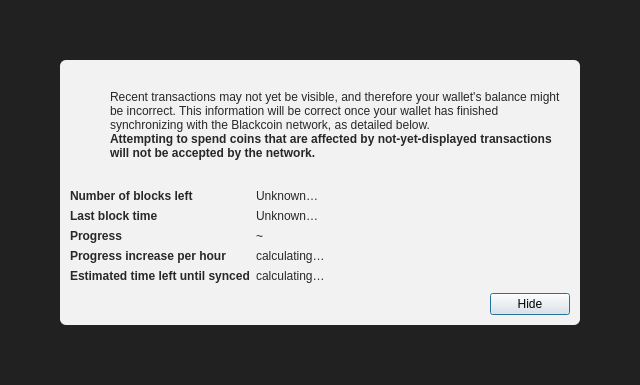
<?xml version="1.0" encoding="UTF-8"?>
<ui version="4.0">
 <class>ModalOverlay</class>
 <widget class="QWidget" name="ModalOverlay">
  <property name="geometry">
   <rect>
    <x>0</x>
    <y>0</y>
    <width>640</width>
    <height>385</height>
   </rect>
  </property>
  <property name="windowTitle">
   <string>Form</string>
  </property>
  <layout class="QVBoxLayout" name="verticalLayout" stretch="0">
   <property name="sizeConstraint">
    <enum>QLayout::SetDefaultConstraint</enum>
   </property>
   <property name="leftMargin">
    <number>0</number>
   </property>
   <property name="topMargin">
    <number>0</number>
   </property>
   <property name="rightMargin">
    <number>0</number>
   </property>
   <property name="bottomMargin">
    <number>0</number>
   </property>
   <item>
    <widget class="QWidget" name="bgWidget" native="true">
     <property name="styleSheet">
      <string notr="true">#bgWidget { background: rgba(0,0,0,220); }</string>
     </property>
     <layout class="QVBoxLayout" name="verticalLayoutMain" stretch="1">
      <property name="leftMargin">
       <number>60</number>
      </property>
      <property name="topMargin">
       <number>60</number>
      </property>
      <property name="rightMargin">
       <number>60</number>
      </property>
      <property name="bottomMargin">
       <number>60</number>
      </property>
      <item>
       <widget class="QWidget" name="contentWidget" native="true">
        <property name="styleSheet">
         <string notr="true">#contentWidget { background: rgba(255,255,255,240); border-radius: 6px; }

QLabel { color: rgb(40,40,40);  }</string>
        </property>
        <layout class="QVBoxLayout" name="verticalLayoutSub" stretch="1,0,0,0">
         <property name="spacing">
          <number>0</number>
         </property>
         <property name="leftMargin">
          <number>10</number>
         </property>
         <property name="topMargin">
          <number>10</number>
         </property>
         <property name="rightMargin">
          <number>10</number>
         </property>
         <property name="bottomMargin">
          <number>10</number>
         </property>
         <item>
          <layout class="QHBoxLayout" name="horizontalLayoutIconText" stretch="0,1">
           <property name="topMargin">
            <number>20</number>
           </property>
           <item>
            <layout class="QVBoxLayout" name="verticalLayoutIcon">
             <property name="leftMargin">
              <number>0</number>
             </property>
             <item>
              <widget class="QPushButton" name="warningIcon">
               <property name="enabled">
                <bool>false</bool>
               </property>
               <property name="text">
                <string/>
               </property>
               <property name="icon">
                <iconset>
                 <normaloff>:/icons/warning</normaloff>
                 <disabledoff>:/icons/warning</disabledoff>:/icons/warning</iconset>
               </property>
               <property name="iconSize">
                <size>
                 <width>48</width>
                 <height>48</height>
                </size>
               </property>
               <property name="flat">
                <bool>true</bool>
               </property>
              </widget>
             </item>
             <item>
              <spacer name="verticalSpacerWarningIcon">
               <property name="orientation">
                <enum>Qt::Vertical</enum>
               </property>
               <property name="sizeHint" stdset="0">
                <size>
                 <width>20</width>
                 <height>40</height>
                </size>
               </property>
              </spacer>
             </item>
            </layout>
           </item>
           <item>
            <layout class="QVBoxLayout" name="verticalLayoutInfoText">
             <property name="leftMargin">
              <number>0</number>
             </property>
             <property name="topMargin">
              <number>0</number>
             </property>
             <item>
              <widget class="QLabel" name="infoText">
               <property name="text">
                <string>Recent transactions may not yet be visible, and therefore your wallet's balance might be incorrect. This information will be correct once your wallet has finished synchronizing with the Blackcoin network, as detailed below.</string>
               </property>
               <property name="textFormat">
                <enum>Qt::RichText</enum>
               </property>
               <property name="wordWrap">
                <bool>true</bool>
               </property>
              </widget>
             </item>
             <item>
              <widget class="QLabel" name="infoTextStrong">
               <property name="font">
                <font>
                 <weight>75</weight>
                 <bold>true</bold>
                </font>
               </property>
               <property name="text">
                <string>Attempting to spend coins that are affected by not-yet-displayed transactions will not be accepted by the network.</string>
               </property>
               <property name="textFormat">
                <enum>Qt::RichText</enum>
               </property>
               <property name="wordWrap">
                <bool>true</bool>
               </property>
              </widget>
             </item>
             <item>
              <spacer name="verticalSpacerInTextSpace">
               <property name="orientation">
                <enum>Qt::Vertical</enum>
               </property>
               <property name="sizeHint" stdset="0">
                <size>
                 <width>20</width>
                 <height>40</height>
                </size>
               </property>
              </spacer>
             </item>
            </layout>
           </item>
          </layout>
         </item>
         <item>
          <spacer name="verticalSpacerAfterText">
           <property name="orientation">
            <enum>Qt::Vertical</enum>
           </property>
           <property name="sizeHint" stdset="0">
            <size>
             <width>20</width>
             <height>40</height>
            </size>
           </property>
          </spacer>
         </item>
         <item>
          <layout class="QFormLayout" name="formLayout">
           <property name="fieldGrowthPolicy">
            <enum>QFormLayout::FieldsStayAtSizeHint</enum>
           </property>
           <property name="horizontalSpacing">
            <number>6</number>
           </property>
           <property name="verticalSpacing">
            <number>6</number>
           </property>
           <property name="topMargin">
            <number>10</number>
           </property>
           <item row="0" column="0">
            <widget class="QLabel" name="labelNumberOfBlocksLeft">
             <property name="font">
              <font>
               <weight>75</weight>
               <bold>true</bold>
              </font>
             </property>
             <property name="text">
              <string>Number of blocks left</string>
             </property>
            </widget>
           </item>
           <item row="0" column="1">
            <widget class="QLabel" name="numberOfBlocksLeft">
             <property name="text">
              <string>Unknown…</string>
             </property>
            </widget>
           </item>
           <item row="1" column="0">
            <widget class="QLabel" name="labelLastBlockTime">
             <property name="font">
              <font>
               <weight>75</weight>
               <bold>true</bold>
              </font>
             </property>
             <property name="text">
              <string>Last block time</string>
             </property>
            </widget>
           </item>
           <item row="1" column="1">
            <widget class="QLabel" name="newestBlockDate">
             <property name="sizePolicy">
              <sizepolicy hsizetype="Maximum" vsizetype="Preferred">
               <horstretch>0</horstretch>
               <verstretch>0</verstretch>
              </sizepolicy>
             </property>
             <property name="text">
              <string>Unknown…</string>
             </property>
            </widget>
           </item>
           <item row="2" column="0">
            <widget class="QLabel" name="labelSyncDone">
             <property name="font">
              <font>
               <weight>75</weight>
               <bold>true</bold>
              </font>
             </property>
             <property name="text">
              <string>Progress</string>
             </property>
            </widget>
           </item>
           <item row="2" column="1">
            <layout class="QHBoxLayout" name="horizontalLayoutSync" stretch="0,1">
             <item>
              <widget class="QLabel" name="percentageProgress">
               <property name="text">
                <string notr="true">~</string>
               </property>
              </widget>
             </item>
            </layout>
           </item>
           <item row="4" column="0">
            <widget class="QLabel" name="labelProgressIncrease">
             <property name="font">
              <font>
               <weight>75</weight>
               <bold>true</bold>
              </font>
             </property>
             <property name="text">
              <string>Progress increase per hour</string>
             </property>
            </widget>
           </item>
           <item row="4" column="1">
            <widget class="QLabel" name="progressIncreasePerH">
             <property name="text">
              <string>calculating…</string>
             </property>
            </widget>
           </item>
           <item row="5" column="0">
            <widget class="QLabel" name="labelEstimatedTimeLeft">
             <property name="font">
              <font>
               <weight>75</weight>
               <bold>true</bold>
              </font>
             </property>
             <property name="text">
              <string>Estimated time left until synced</string>
             </property>
            </widget>
           </item>
           <item row="5" column="1">
            <widget class="QLabel" name="expectedTimeLeft">
             <property name="text">
              <string>calculating…</string>
             </property>
            </widget>
           </item>
          </layout>
         </item>
         <item>
          <layout class="QHBoxLayout" name="horizontalLayoutButtons">
           <property name="leftMargin">
            <number>10</number>
           </property>
           <property name="topMargin">
            <number>10</number>
           </property>
           <item>
            <spacer name="horizontalSpacer">
             <property name="orientation">
              <enum>Qt::Horizontal</enum>
             </property>
             <property name="sizeHint" stdset="0">
              <size>
               <width>40</width>
               <height>20</height>
              </size>
             </property>
            </spacer>
           </item>
           <item>
            <widget class="QPushButton" name="closeButton">
             <property name="text">
              <string>Hide</string>
             </property>
             <property name="shortcut">
              <string>Esc</string>
             </property>
             <property name="focusPolicy">
              <enum>Qt::StrongFocus</enum>
             </property>
             <property name="default">
              <bool>true</bool>
             </property>
            </widget>
           </item>
          </layout>
         </item>
        </layout>
       </widget>
      </item>
     </layout>
    </widget>
   </item>
  </layout>
 </widget>
 <resources/>
 <connections/>
</ui>
